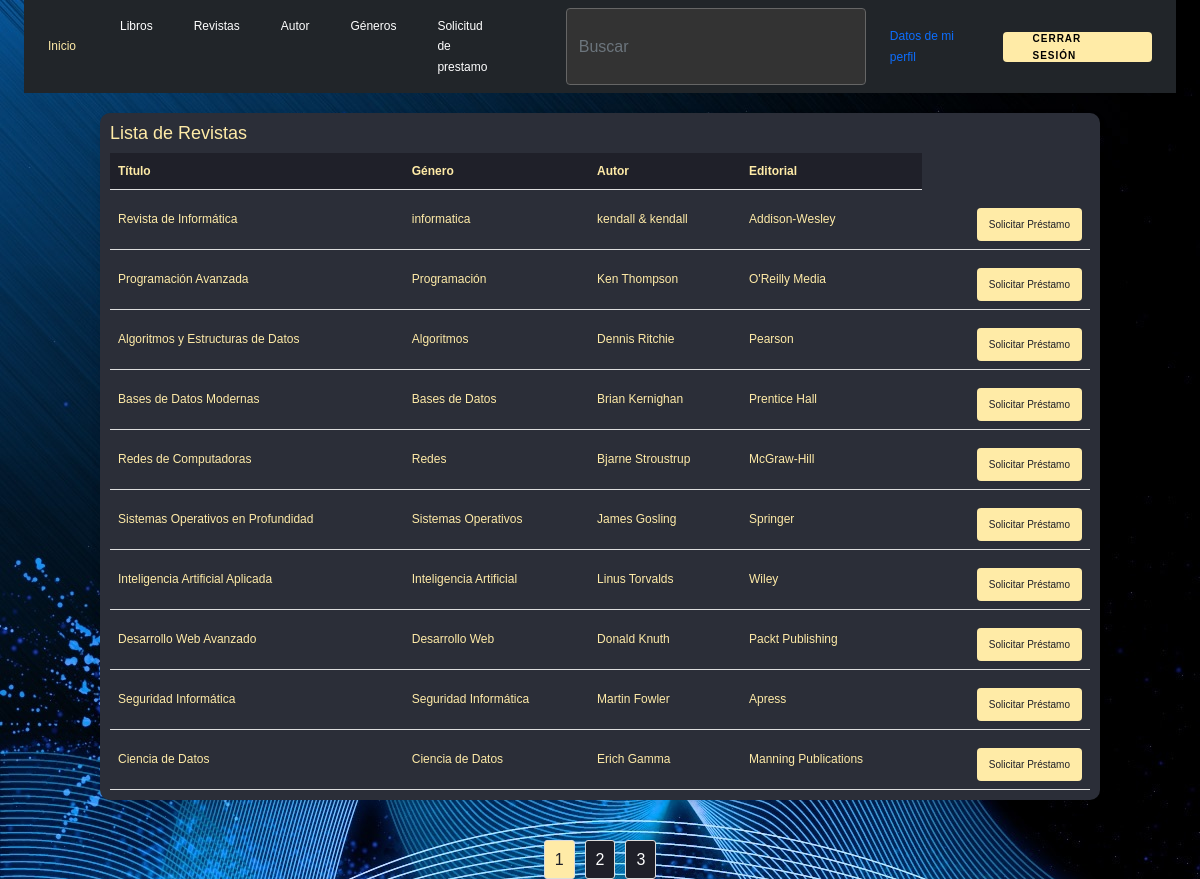
Page /view/content/user/revistas.php (signed in) on the committed database.
### tables this page shows
CREATE TABLE `libros` (
  `id_libro` int(11) NOT NULL,
  `titulo` varchar(100) NOT NULL,
  `cantidad` decimal(10,0) NOT NULL,
  `id_tipo` int(11) NOT NULL,
  `isbn` varchar(20) DEFAULT NULL,
  `id_genero` int(11) NOT NULL,
  `id_autor` int(11) NOT NULL,
  `id_editorial` int(11) NOT NULL
);

CREATE TABLE `genero` (
  `id_genero` int(11) NOT NULL,
  `nombre` varchar(50) NOT NULL
);

CREATE TABLE `autor` (
  `id_autor` int(11) NOT NULL,
  `nombre` varchar(100) NOT NULL
);

CREATE TABLE `editorial` (
  `id_editorial` int(11) NOT NULL,
  `nombre` varchar(100) NOT NULL
);

### view/content/user/revistas.php (the view, shortened to what this page needs)
<?php
require_once("c://xampp/htdocs/login/view/head/header.php");
try {
    $database = new db();
    $conn = $database->conexion();
    $results_per_page = 10;
    $sql = "SELECT COUNT(*) AS total FROM libros WHERE id_tipo = 2";
    $stmt = $conn->query($sql);
    $row = $stmt->fetch(PDO::FETCH_ASSOC);
    $total_results = $row['total'];
    $total_pages = ceil($total_results / $results_per_page);
    if (!isset($_GET['page']) || !is_numeric($_GET['page']) || $_GET['page'] < 1) {
        $page = 1;
    } else if ($_GET['page'] > $total_pages) {
        $page = $total_pages;
    } else {
        $page = $_GET['page'];
    }
    $start_limit = ($page - 1) * $results_per_page;
    $sql = "SELECT l.id_libro, l.titulo, g.nombre AS genero, a.nombre AS autor, e.nombre AS editorial
            FROM libros l
            INNER JOIN genero g ON l.id_genero = g.id_genero
            INNER JOIN autor a ON l.id_autor = a.id_autor
            INNER JOIN editorial e ON l.id_editorial = e.id_editorial
            WHERE l.id_tipo = 2
            LIMIT $start_limit, $results_per_page";
    $stmt = $conn->query($sql);
    $revistas = $stmt->fetchAll(PDO::FETCH_ASSOC);
} catch (PDOException $e) {
    echo "Error: " . $e->getMessage();
}
?>
<!DOCTYPE html>
<html lang="es">
<head>
</head>
<body>
    <div class="container">
        <h2>Lista de Revistas</h2>
        <table>
            <tr>
                <th>Título</th>
                <th>Género</th>
                <th>Autor</th>
                <th>Editorial</th>
            </tr>
            <?php foreach ($revistas as $revista): ?>
                <tr>
                    <td><?= htmlspecialchars($revista['titulo'], ENT_QUOTES, 'UTF-8') ?></td>
                    <td><?= htmlspecialchars($revista['genero'], ENT_QUOTES, 'UTF-8') ?></td>
                    <td><?= htmlspecialchars($revista['autor'], ENT_QUOTES, 'UTF-8') ?></td>
                    <td><?= htmlspecialchars($revista['editorial'], ENT_QUOTES, 'UTF-8') ?></td>
                    <td><button class="btn-solicitar-prestamo" onclick="solicitarPrestamo(<?= $revista['id_libro'] ?>)">Solicitar Préstamo</button></td>
                </tr>
            <?php endforeach; ?>
        </table>
    </div>
    <div class="pagination-container">
        <div class="pagination">
            <?php for ($i = 1; $i <= $total_pages; $i++): ?>
                <a href="?page=<?php echo $i; ?>" class="<?php if ($i == $page) echo 'active'; ?>"><?php echo $i; ?></a>
            <?php endfor; ?>
        </div>
    </div>
</body>
</html>

### asset/css/estilos.css (style rules this page uses)
body { background-image: url(""); }

### view/head/header.php (style rules this page uses)
body { background-image: url("/login/Abstract-blue-waves_2560x1600.jpg"); font-family: 'Poppins', sans-serif; font-weight: 300; line-height: 1.7; color: #ffeba7; background-color: #1f2029; }

### view/content/user/revistas.php (style rules this page uses)
.container { border-radius: 10px; overflow: hidden; box-shadow: 0 4px 8px rgba(0, 0, 0, 0.1); margin: 20px auto; max-width: 1000px; background-color: #2b2e38; padding: 10px; }
table { width: 100%; border-collapse: collapse; }
th, td { padding: 8px; text-align: left; border-bottom: 1px solid #ddd; font-size: 12px; }
th { background-color: #1f2029; color: #ffeba7; }
h2 { font-size: 18px; }
.pagination { text-align: center; margin-top: 20px; }
.pagination-container { display: flex; justify-content: center; }
.pagination a { display: inline-block; padding: 5px 10px; margin: 0 5px; border: 1px solid #ddd; color: #fff; background-color: #1f2029; text-decoration: none; border-radius: 3px; }
.pagination a.active { background-color: #ffeba7; color: #1f2029; }
.btn-solicitar-prestamo { background-color: #ffeba7; color: #1f2029; padding: 8px 12px; border: none; border-radius: 4px; cursor: pointer; float: right; text-decoration: none; margin-top: 10px; font-size: 10px; }

### rows in the picture
libros: titulo "Revista de Informática", id_genero.nombre "informatica", id_autor.nombre "kendall & kendall", id_editorial.nombre "Addison-Wesley"
libros: titulo "Programación Avanzada", id_genero.nombre "Programación", id_autor.nombre "Ken Thompson", id_editorial.nombre "O'Reilly Media"
libros: titulo "Algoritmos y Estructuras de Datos", id_genero.nombre "Algoritmos", id_autor.nombre "Dennis Ritchie", id_editorial.nombre "Pearson"
libros: titulo "Bases de Datos Modernas", id_genero.nombre "Bases de Datos", id_autor.nombre "Brian Kernighan", id_editorial.nombre "Prentice Hall"
libros: titulo "Redes de Computadoras", id_genero.nombre "Redes", id_autor.nombre "Bjarne Stroustrup", id_editorial.nombre "McGraw-Hill"
libros: titulo "Sistemas Operativos en Profundidad", id_genero.nombre "Sistemas Operativos", id_autor.nombre "James Gosling", id_editorial.nombre "Springer"
libros: titulo "Inteligencia Artificial Aplicada", id_genero.nombre "Inteligencia Artificial", id_autor.nombre "Linus Torvalds", id_editorial.nombre "Wiley"
libros: titulo "Desarrollo Web Avanzado", id_genero.nombre "Desarrollo Web", id_autor.nombre "Donald Knuth", id_editorial.nombre "Packt Publishing"
libros: titulo "Seguridad Informática", id_genero.nombre "Seguridad Informática", id_autor.nombre "Martin Fowler", id_editorial.nombre "Apress"
libros: titulo "Ciencia de Datos", id_genero.nombre "Ciencia de Datos", id_autor.nombre "Erich Gamma", id_editorial.nombre "Manning Publications"
